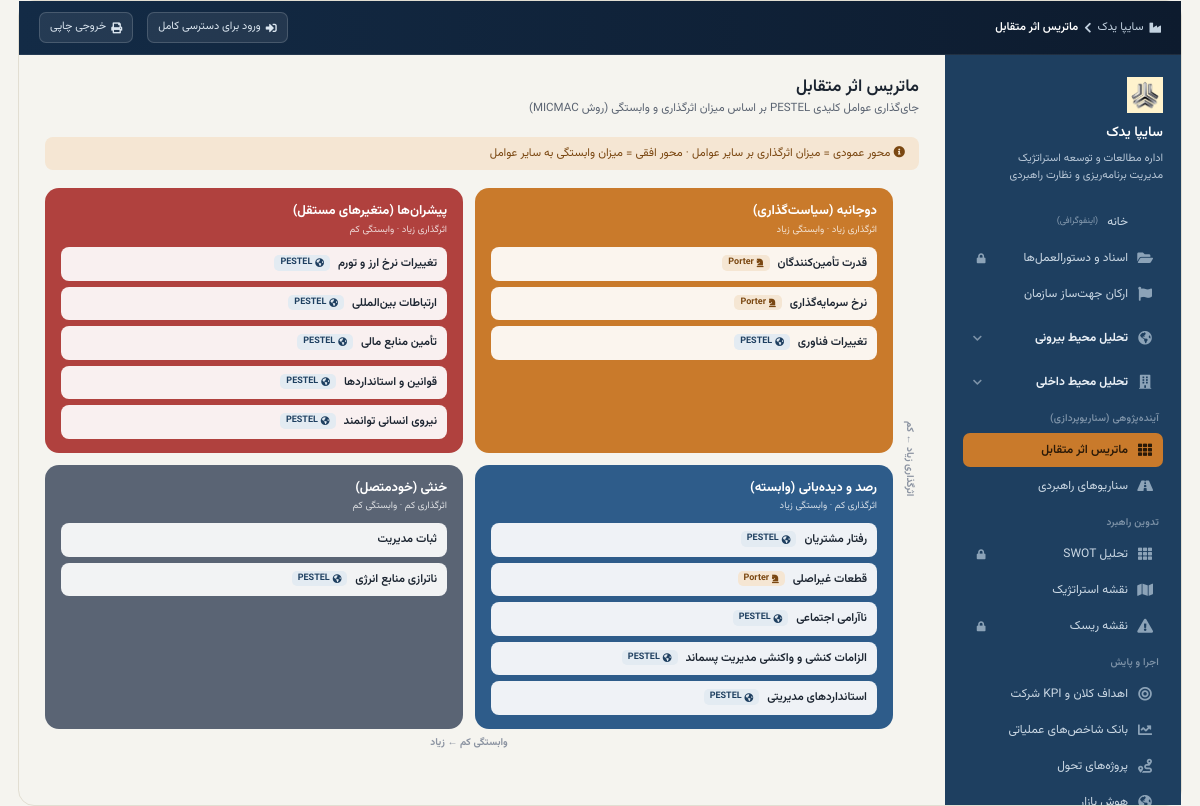
Page /cross-impact/ on the committed database.
### strategic/models.py (models this page shows, shortened)
class CrossImpactFactor(models.Model):
    QUADRANT_CHOICES = [
        ("driver", "پیشران‌ها (متغیرهای مستقل)"),
        ("relay", "دوجانبه (سیاست‌گذاری)"),
        ("watch", "خنثی (خودمتصل)"),
        ("resultant", "رصد و دیده‌بانی (وابسته)"),
    ]
    QUADRANT_COLOR = {
        "driver": "#B0413E", "relay": "#C97A2B", "watch": "#5a6474", "resultant": "#2E5C8A",
    }
    text = models.CharField(max_length=200, verbose_name="عامل")
    quadrant = models.CharField(max_length=12, choices=QUADRANT_CHOICES, verbose_name="ناحیه")
    order = models.PositiveSmallIntegerField(default=0, verbose_name="ترتیب نمایش")
    linked_pestel = models.ForeignKey(
        "PestelFactor", null=True, blank=True, on_delete=models.SET_NULL,
        related_name="cross_impact_factors", verbose_name="عامل PESTEL مرتبط (اختیاری)",
    )
    linked_porter = models.ForeignKey(
        "PorterForce", null=True, blank=True, on_delete=models.SET_NULL,
        related_name="cross_impact_factors", verbose_name="نیروی پورتر مرتبط (اختیاری)",
    )
    created_at = models.DateTimeField(default=timezone.now)
    class Meta:
        ordering = ["quadrant", "order"]
        verbose_name = "عامل اثرات متقابل"
        verbose_name_plural = "تحلیل اثرات متقابل"

### strategic/views.py (the view)
# urls.py: path("cross-impact/", views.cross_impact, name="cross_impact"),
def cross_impact(request):
    if request.method == "POST":
        obj_id = request.POST.get("obj_id")
        perm = "strategic.change_crossimpactfactor" if obj_id else "strategic.add_crossimpactfactor"
        if _has_perm(request, perm):
            instance = get_object_or_404(CrossImpactFactor, pk=obj_id) if obj_id else None
            form = CrossImpactFactorForm(request.POST, instance=instance)
            if form.is_valid():
                form.save()
                _log_action(request, "UPDATE CrossImpactFactor" if obj_id else "CREATE CrossImpactFactor", str(form.instance))
                return redirect("strategic:cross_impact")
        else:
            form = CrossImpactFactorForm()
    else:
        form = CrossImpactFactorForm()
    factors = list(CrossImpactFactor.objects.all())
    quadrants = {key: [] for key, _ in CrossImpactFactor.QUADRANT_CHOICES}
    for f in factors:
        quadrants[f.quadrant].append(f)
    return render(request, "strategic/cross_impact.html", {
        "active_page": "cross_impact", "quadrants": quadrants, "form": form,
        "pestel_factors": PestelFactor.objects.all(),
    })

### strategic/jalali_utils.py (called while the page is built)
def jalali_today_str():
    latin = jdatetime.date.today().strftime("%Y/%m/%d")
    return "".join(PERSIAN_DIGITS[int(ch)] if ch.isdigit() else ch for ch in latin)

### strategic/models.py (called while the page is built)
    @property
    def letter(self):
        return self.CATEGORY_LETTER.get(self.category, "")

    def __str__(self):
        return f"{self.get_category_display()} — {self.text}"

    def __str__(self):
        return f"{self.get_force_display()} — {self.text}"

### strategic/templatetags/jalali_tags.py (called while the page is built)
@register.simple_tag
def jalali_now():
    return jalali_today_str()

### templates/strategic/cross_impact.html (shortened to what this page needs)
{% extends "strategic/base.html" %}
{% load static %}
{% block crumb %}ماتریس اثر متقابل{% endblock %}
{% block content %}
<div class="topbar">
  <div><h1>ماتریس اثر متقابل</h1><div class="sub">جای‌گذاری عوامل کلیدی PESTEL بر اساس میزان اثرگذاری و وابستگی (روش MICMAC)</div></div>
</div>
<div class="ci-note"><i class="fa-solid fa-circle-info"></i> محور عمودی = میزان اثرگذاری بر سایر عوامل · محور افقی = میزان وابستگی به سایر عوامل</div>
<div class="ci-grid-wrap">
  <div class="ci-axis-y">اثرگذاری زیاد ← کم</div>
  <div class="ci-board">
    <div class="ci-quad" style="background:#C97A2B;">
      <div class="q-head"><div><div class="q-title">دوجانبه (سیاست‌گذاری)</div><div class="q-sub">اثرگذاری زیاد · وابستگی زیاد</div></div></div>
      <div class="ci-cards">
        {% for f in quadrants.relay %}
        <div class="ci-card"><span>{{ f.text }}
          {% if f.linked_pestel %}<span class="used-badge" style="background:var(--primary-soft);color:var(--primary-dark);" title="{{ f.linked_pestel.letter }} ({{ f.linked_pestel.get_category_display }}) — {{ f.linked_pestel.text }}{% if f.linked_pestel.effect_type %} — نوع اثر: {{ f.linked_pestel.get_effect_type_display }}{% endif %}"><i class="fa-solid fa-earth-americas"></i> PESTEL</span>{% endif %}
          {% if f.linked_porter %}<span class="used-badge" style="background:var(--accent-soft);color:#7A4711;" title="{{ f.linked_porter.get_force_display }} — {{ f.linked_porter.text }}{% if f.linked_porter.effect_type %} — نوع اثر: {{ f.linked_porter.get_effect_type_display }}{% endif %}"><i class="fa-solid fa-chess-knight"></i> Porter</span>{% endif %}</span>
        </div>
        {% empty %}<div class="ci-empty">عاملی ثبت نشده</div>{% endfor %}
      </div>
    </div>
    <div class="ci-quad" style="background:#B0413E;">
      <div class="q-head"><div><div class="q-title">پیشران‌ها (متغیرهای مستقل)</div><div class="q-sub">اثرگذاری زیاد · وابستگی کم</div></div></div>
      <div class="ci-cards">
        {% for f in quadrants.driver %}
        <div class="ci-card"><span>{{ f.text }}
          {% if f.linked_pestel %}<span class="used-badge" style="background:var(--primary-soft);color:var(--primary-dark);" title="{{ f.linked_pestel.letter }} ({{ f.linked_pestel.get_category_display }}) — {{ f.linked_pestel.text }}{% if f.linked_pestel.effect_type %} — نوع اثر: {{ f.linked_pestel.get_effect_type_display }}{% endif %}"><i class="fa-solid fa-earth-americas"></i> PESTEL</span>{% endif %}
          </span>
        </div>
        {% empty %}<div class="ci-empty">عاملی ثبت نشده</div>{% endfor %}
      </div>
    </div>
    <div class="ci-quad" style="background:#2E5C8A;">
      <div class="q-head"><div><div class="q-title">رصد و دیده‌بانی (وابسته)</div><div class="q-sub">اثرگذاری کم · وابستگی زیاد</div></div></div>
      <div class="ci-cards">
        {% for f in quadrants.resultant %}
        <div class="ci-card"><span>{{ f.text }}
          {% if f.linked_pestel %}<span class="used-badge" style="background:var(--primary-soft);color:var(--primary-dark);" title="{{ f.linked_pestel.letter }} ({{ f.linked_pestel.get_category_display }}) — {{ f.linked_pestel.text }}{% if f.linked_pestel.effect_type %} — نوع اثر: {{ f.linked_pestel.get_effect_type_display }}{% endif %}"><i class="fa-solid fa-earth-americas"></i> PESTEL</span>{% endif %}
          {% if f.linked_porter %}<span class="used-badge" style="background:var(--accent-soft);color:#7A4711;" title="{{ f.linked_porter.get_force_display }} — {{ f.linked_porter.text }}{% if f.linked_porter.effect_type %} — نوع اثر: {{ f.linked_porter.get_effect_type_display }}{% endif %}"><i class="fa-solid fa-chess-knight"></i> Porter</span>{% endif %}</span>
        </div>
        {% empty %}<div class="ci-empty">عاملی ثبت نشده</div>{% endfor %}
      </div>
    </div>
    <div class="ci-quad" style="background:#5a6474;">
      <div class="q-head"><div><div class="q-title">خنثی (خودمتصل)</div><div class="q-sub">اثرگذاری کم · وابستگی کم</div></div></div>
      <div class="ci-cards">
        {% for f in quadrants.watch %}
        <div class="ci-card"><span>{{ f.text }}
          {% if f.linked_pestel %}<span class="used-badge" style="background:var(--primary-soft);color:var(--primary-dark);" title="{{ f.linked_pestel.letter }} ({{ f.linked_pestel.get_category_display }}) — {{ f.linked_pestel.text }}{% if f.linked_pestel.effect_type %} — نوع اثر: {{ f.linked_pestel.get_effect_type_display }}{% endif %}"><i class="fa-solid fa-earth-americas"></i> PESTEL</span>{% endif %}
          </span>
        </div>
        {% empty %}<div class="ci-empty">عاملی ثبت نشده</div>{% endfor %}
      </div>
    </div>
  </div>
  <div class="ci-axis-x">وابستگی کم ← زیاد</div>
</div>
{% endblock %}

### static/css/strategic.css (style rules this page uses)
:root { --bg:#F5F4EF; --surface:#FFFFFF; --ink:#1B2430; --ink-soft:#5B6472; --ink-faint:#8B93A1; --primary:#2E5C8A; --primary-dark:#1E3F60; --primary-soft:#E3EBF2; --accent:#C97A2B; --accent-soft:#F5E6D3; --success:#3E7A52; --success-soft:#E1EDE4; --danger:#B0413E; --danger-soft:#FBEAEA; --purple:#6C56A3; --purple-soft:#ECE8F5; --teal:#1D7A73; --teal-soft:#DFF0EE; --coral:#B5583F; --coral-soft:#F7E3DC; --border:#E2DED2; --radius:10px; --radius-lg:14px; --shadow:0 1px 2px rgba(27,36,48,.05), 0 1px 1px rgba(27,36,48,.06); }
* { box-sizing:border-box; }
html,body { height:100%; }
body { margin:0;font-family:'Vazirmatn','IRANSans',Tahoma,'Segoe UI',sans-serif;background:var(--bg);color:var(--ink);direction:rtl; }
.topbar { display:flex;align-items:center;justify-content:space-between;margin-bottom:20px;gap:14px;flex-wrap:wrap; }
.topbar h1 { font-size:17px;font-weight:600;margin:0; }
.topbar .sub { font-size:11.5px;color:var(--ink-soft);margin-top:3px; }

### templates/strategic/cross_impact.html (style rules this page uses)
.ci-note { font-size:11.5px;color:#7A4711;background:var(--accent-soft);padding:8px 14px;border-radius:8px;margin-bottom:18px; }
.ci-board { display:grid;grid-template-columns:1fr 1fr;grid-template-rows:1fr 1fr;gap:12px;min-height:420px; }
.ci-quad { border-radius:var(--radius-lg);padding:14px 16px;position:relative;display:flex;flex-direction:column; }
.ci-quad .q-head { display:flex;align-items:center;justify-content:space-between;margin-bottom:10px; }
.ci-quad .q-title { font-size:13px;font-weight:800;color:#fff; }
.ci-quad .q-sub { font-size:9.5px;color:rgba(255,255,255,.8);margin-top:1px; }
.ci-cards { display:flex;flex-direction:column;gap:6px;flex:1; }
.ci-card { background:rgba(255,255,255,.92);border-radius:8px;padding:8px 10px;font-size:11.5px;font-weight:600; color:var(--ink);display:flex;justify-content:space-between;align-items:flex-start;gap:6px; }
.used-badge { display:inline-flex;align-items:center;gap:3px;font-size:9px;font-weight:700;border-radius:5px; padding:1px 6px;margin-inline-start:5px;cursor:help; }
.ci-axis-y { writing-mode:vertical-rl;text-align:center;font-size:10px;color:var(--ink-faint);font-weight:700; display:flex;align-items:center;justify-content:center; }
.ci-grid-wrap { display:grid;grid-template-columns:20px 1fr;grid-template-rows:1fr 20px;gap:6px; }
.ci-axis-x { text-align:center;font-size:10px;color:var(--ink-faint);font-weight:700;grid-column:2; }

### rows in the picture
CrossImpactFactor: text "قدرت تأمین‌کنندگان"
CrossImpactFactor: text "نرخ سرمایه‌گذاری"
CrossImpactFactor: text "تغییرات فناوری"
CrossImpactFactor: text "تغییرات نرخ ارز و تورم"
CrossImpactFactor: text "ارتباطات بین‌المللی"
CrossImpactFactor: text "تأمین منابع مالی"
CrossImpactFactor: text "قوانین و استانداردها"
CrossImpactFactor: text "نیروی انسانی توانمند"
CrossImpactFactor: text "رفتار مشتریان"
CrossImpactFactor: text "قطعات غیراصلی"
CrossImpactFactor: text "ناآرامی اجتماعی"
CrossImpactFactor: text "الزامات کنشی و واکنشی مدیریت پسماند"
CrossImpactFactor: text "استانداردهای مدیریتی"
CrossImpactFactor: text "ثبات مدیریت"
CrossImpactFactor: text "ناترازی منابع انرژی"
